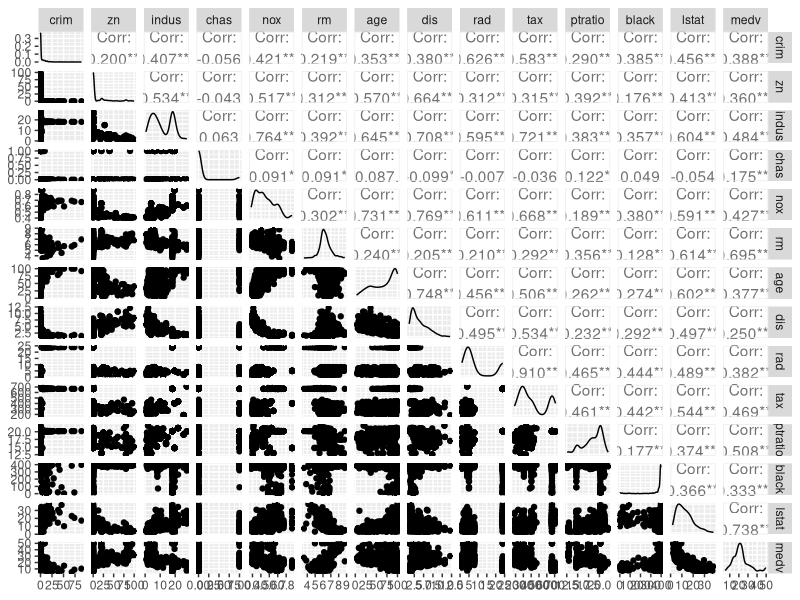
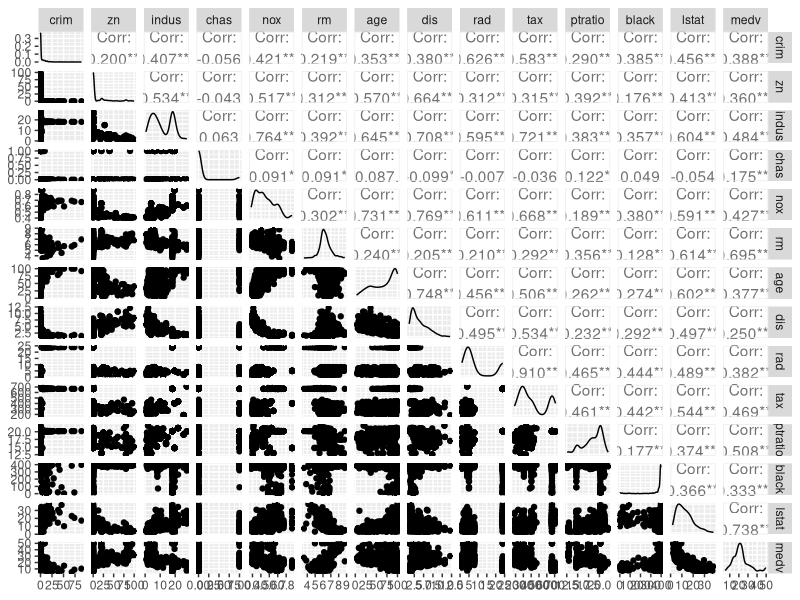
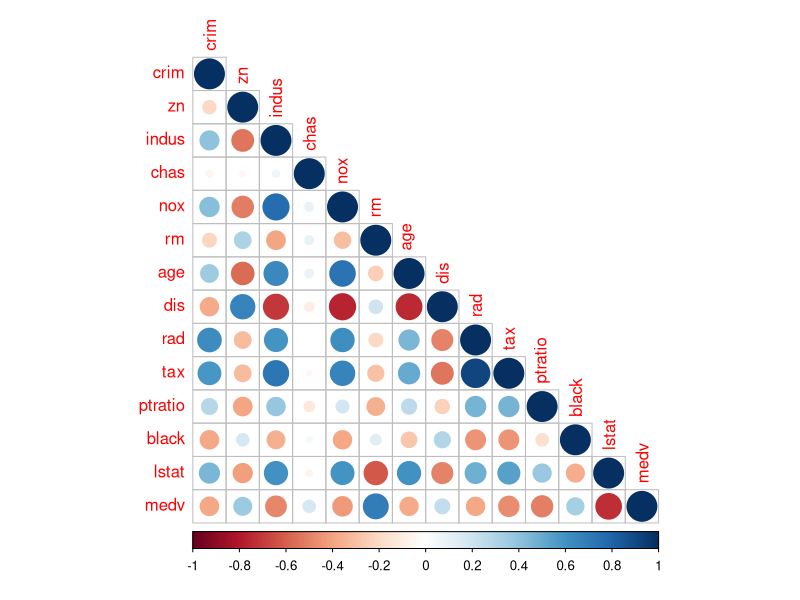
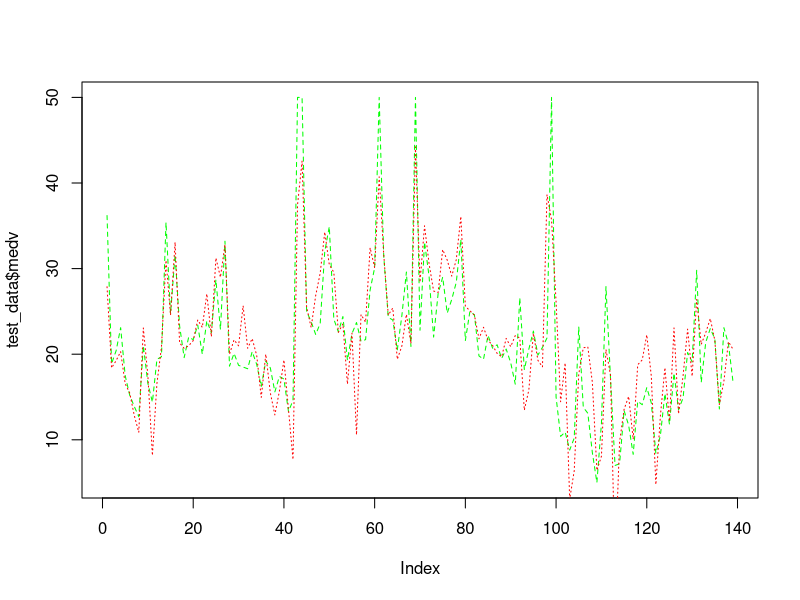

Recreate these plots in R, in order.
#-----------------------------------------------------------------------------------#
#-----------------------------------------------------------------------------------#
#-----------------------------------------------------------------------------------#
#                             "*THE BOSTON DATASET*"
#-----------------------------------------------------------------------------------#
#-----------------------------------------------------------------------------------#
#-----------------------------------------------------------------------------------#
# In this section I am going to use the inbuilt housing data of Boston for 
# learning regression analysis. 
# Problem statement: To predict medv (median value of owner-occupied homes) against given predictors in the dataset
#-----------------------------------------------------------------------------------#
# 1. DATA ACQUISITION
#--------------------
  library("MASS")
  data(Boston)
  View(Boston)
  str(Boston)
  dim(Boston)
  ?Boston
  
  library("psych")
  describe(Boston)
#-----------------------------------------------------------------------------------#
# 2. DIVIDE DATASET
#------------------
  set.seed(1)
  library(caTools) # sample.split function is present in this package
  
  split_data <- sample.split(Boston$medv, SplitRatio = 0.7)
  # We divide the data in the ratio 0.7
  split_data
  
  training_data <- subset(Boston, split_data == "TRUE")
  test_data <- subset(Boston, split_data == "FALSE")
  # Here the dataset is divided into training:test as 7:3
#----------------------------------------------------------------------------------#
# 3. EXPLORATORY ANALYSIS
#------------------------
  library(ggplot2)
  library(GGally)
  plot1 <- ggpairs(Boston)
  plot1
  ggsave(filename = "Scatter Plot Matrix.png", plot1)
  
  # Checking for "CORRELATION" among data
  # Correlation is an important factor to check the dependencies among themselves
  # Correlation analysis gives us an insight for mutual relationship among variables
  cr <- cor(Boston)
  cr # This will give us the correlation coefficients
  # To visualise this corrplot library is required
  library("corrplot")
  png('corrplot.jpg')
  corrplot(cr, type = "lower")
  dev.off()
  
  # Checking for "MULTICOLLINEARITY"
  # Multicollinearity exists when two or more predictors are highly correlated
  # among themselves
  library("car")
  model <- lm(medv~., data = training_data)
  vif(model) # vif = Variance Inflation Factor
  # vif measure the increase in the variance (the square of the estimate's standard
  # deviation) of an estimated regression coefficient due to multicollinearity.
  # A vif of 1 indicates that there is no correlation among variables.
  # A high vif indicates high multicollinearity.
  
  # The equation for the best fit line
  summary(model) # p-value for "indus" is the highest
  # This means that in presence of other predictors, "indus" is highly correlated.
  # P-value tests the NULL hypothesis that coefficient is equal to zero.
  # A high P-value denotes coefficient is really zero.
#-----------------------------------------------------------------------------------#
# 4. IMPLEMENT & OPTIMISE MODEL
#------------------------------
  # In the next model, we will remove the predictor "indus".
  model <- lm(medv ~ crim + zn  + chas + nox + rm + age + dis + rad + tax + ptratio
              + black + lstat, data = training_data)
  summary(model) # "age" has a very high P-value.
  
  model <- lm(medv ~ crim + zn + chas + nox + rm + dis + rad + tax + ptratio +
                black + lstat, data = training_data)
  summary(model) # Every predictor now in the model is signiicant.
  
  # NON LINEAR TERMS & INTERACTIONS
  # lstat & age
  interaction_model1 <- lm(medv ~ lstat*age, data = training_data)
  summary(interaction_model1)
  # Results indicate that effect of age alone is insignificant (p-value = 0.996)
  # whereas the interaction between "lstat" and "age" is significant (p-value =
  # 0.0579).
#-----------------------------------------------------------------------------------#
# 5. MODEL VALIDATION
#--------------------
  prediction <- predict(model, test_data)
  prediction
  
  # To compare the values - predicted and actual, we need to plot a graph.
  jpeg("PredictionPlot.jpg")
  plot(test_data$medv, type = "l", lty = 2.0, col = "green")
  lines(prediction, type = "l", lty = 3.0, col = "red")
  dev.off()
#-----------------------------------------------------------------------------------#
  
